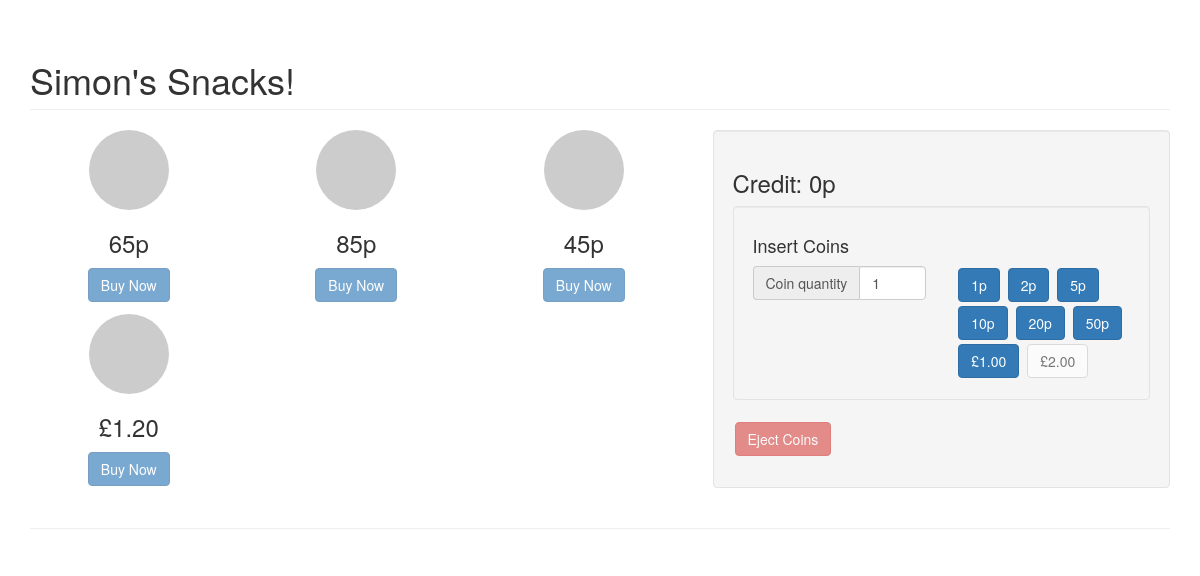
The page / on the database its author committed.
### tables this page shows
CREATE TABLE `products` (
  `prd_id` int(10) NOT NULL AUTO_INCREMENT,
  `prd_name` varchar(125) NOT NULL,
  `prd_img` varchar(125) NOT NULL,
  `prd_price` decimal(6,2) NOT NULL,
  `prd_quantity` int(6) NOT NULL,
  PRIMARY KEY (`prd_id`)
);

CREATE TABLE `coins` (
  `coins_id` int(10) NOT NULL AUTO_INCREMENT,
  `coins_value` decimal(3,2) NOT NULL,
  `coins_quantity` int(6) NOT NULL,
  `coins_active` tinyint(1) NOT NULL,
  PRIMARY KEY (`coins_id`)
);

### src/index.php (called while the page is built, shortened)
<?php
require ('Vending.class.php');
$vending = new Vending();
include ('views/vending.php');

### src/Vending.class.php (called while the page is built, shortened)
<?php
class Vending{
    private $dbConn = null;
    private $credit = 0;
    private $creditCoins = array();
    public function __construct(){
        $this->dbConn = new PDO( 'mysql:host=' . VENDING_MYSQL_HOST . ';dbname='. VENDING_MYSQL_DB .';charset=utf8', VENDING_MYSQL_USERNAME, VENDING_MYSQL_PASSWORD );
    }
    public function getProducts(){
        $sql = "SELECT * from products";
        $st = $this->dbConn-> prepare($sql);
        $st -> execute();
        return $st -> fetchAll(PDO::FETCH_ASSOC);
    }
    public function getCoins(){
        $sql = "SELECT * from coins";
        $st = $this->dbConn-> prepare($sql);
        $st -> execute();
        return $st -> fetchAll(PDO::FETCH_ASSOC);
    }
    public function getCredit(){
        return $this->credit;
    }
    public function getCreditCoins(){
		return $this->creditCoins;
    }
    public function getCashedCoins(){
        $st = $this->dbConn-> prepare("SELECT * from coins WHERE coins_quantity !=0 ORDER BY coins_value DESC");
        $st -> execute();
        $arr =  $st -> fetchAll(PDO::FETCH_ASSOC);
        return $arr;
    }
    public function getAvailableCoins(){
		$AvailableCoins = array();
		foreach ($this->getCashedCoins() as $coin){
			if (isset($AvailableCoins[$coin["coins_value"]])){
				$AvailableCoins[$coin["coins_value"]] = (int)$AvailableCoins[$coin["coins_value"]] + (int)$coin["coins_quantity"];
			}
			else{
				$AvailableCoins[$coin["coins_value"]] = (int)$coin["coins_quantity"];
			}
		}
		return $AvailableCoins;
    }
    public function CheckChangeAvailable($amount){
		$amount  = $amount * 100;
		$AvailableCoins = $this->getAvailableCoins();
		krsort($AvailableCoins);
		foreach ($AvailableCoins as $coin_value => $coin_quantity){
			$coin_value = $coin_value * 100;
 			while ($coin_value <= $amount){
                        $coin_quantity = $coin_quantity -1;
                        $amount = $amount - $coin_value;
			}
		}
		if ($amount == 0){
			return true;
		}
		else{
			return false;
		}
    }
    public function displayPrice($price){
        if ($price < 1){
            return 100 * $price . 'p';
        }
        else {
            return VENDING_CURRENCY_CODE . number_format($price,2);
        }
    }
}

### src/views/vending.php (the view, shortened to what this page needs)
<!DOCTYPE html>
<html lang="en">
<head>
    <link href="css/bootstrap.min.css" rel="stylesheet">
    <link href="css/custom.css" rel="stylesheet">
</head>
<body>
    <div class="container">
                <h1 class="page-header">Simon's Snacks!</h1>
        <div class="row">
            <div class="col-md-7">
                <div class="row">
<?php foreach ($vending->getProducts() as $product) { ?>
            <div class="col-lg-4 col-sm-6 text-center">
                <img class="img-circle img-responsive img-center" src="http://placehold.it/150&text=<?php echo $product["prd_name"]; ?>" alt="">
                <h3><?php echo $vending->displayPrice($product["prd_price"]); ?></h3>
<?php
    if ($product["prd_quantity"] ==0){
?>
                <p><a href="./?buy=<?php echo $product["prd_id"]; ?>" class="btn btn-large btn-primary text-center disabled">Sold Out</a></p>
<?php
    }
	elseif($vending->CheckChangeAvailable($product["prd_price"]) == false){
?>
                <p><a href="./?buy=<?php echo $product["prd_id"]; ?>" class="btn btn-large btn-primary text-center disabled">Correct Change Only</a></p>
<?php
	}
    else {
?>
                <p><a href="./?buy=<?php echo $product["prd_id"]; ?>" class="btn btn-large btn-primary text-center <?php if ($vending->getCredit() < $product["prd_price"]) { echo 'disabled'; } ?>">Buy Now</a></p>
<?php
    }
?>
            </div>
<?php } ?>
		</div>
            </div>
            <div class="col-md-5">
                <div class="well">
                    <h3>Credit: <?php echo $vending->displayPrice($vending->getCredit()); ?></h3>
                    <form class="form" action="" method="get" id="addCoins">
                    <div class="well">
                        <h4>Insert Coins</h4>
                        <div class="row">
                            <div class="col-lg-6">
                                <div class="input-group">
                                    <span class="input-group-addon" id="basic-addon1">Coin quantity</span>
                                    <input type="text" name="coinsQuantity" class="form-control" value="1" aria-describedby="basic-addon1">
                                </div>
                            </div>
                            <div class="col-lg-6">
<?php
    foreach ($vending->getCoins() as $coin){
    if ($coin["coins_active"]==1){
?>
                                <button type="submit" name="coin" value="<?php echo $coin["coins_value"]; ?>" class="btn btn-primary"><?php echo $vending->displayPrice($coin["coins_value"]); ?></button>
<?php
    }
    else{
?>
                                <button type="submit" class="btn btn-default disabled"><?php echo $vending->displayPrice($coin["coins_value"]); ?></button>
<?php }} ?>
                            </div>
                        </div>
                    </div>
                    </form>
                    <p><a href="./?ejectCoins=1" class="btn btn-large btn-danger text-center <?php if ($vending->getCredit() <= 0) { echo 'disabled'; } ?>">Eject Coins</a></p>
                </div>
            </div>
        </div>
        <hr>
    </div>
</body>
</html>

### src/css/custom.css (style rules this page uses)
body { padding-top: 20px; }
.img-center { margin: 0 auto; }
.btn { margin: 2px; }

### rows shown on the page
products: prd_price "65p"
products: prd_price "85p"
products: prd_price "45p"
products: prd_price "£1.20"
coins: coins_value "1p"
coins: coins_value "2p"
coins: coins_value "5p"
coins: coins_value "10p"
coins: coins_value "20p"
coins: coins_value "50p"
coins: coins_value "£1.00"
coins: coins_value "£2.00"

### other values the page prints
$vending->displayPrice($vending->getCredit()) "0p"
